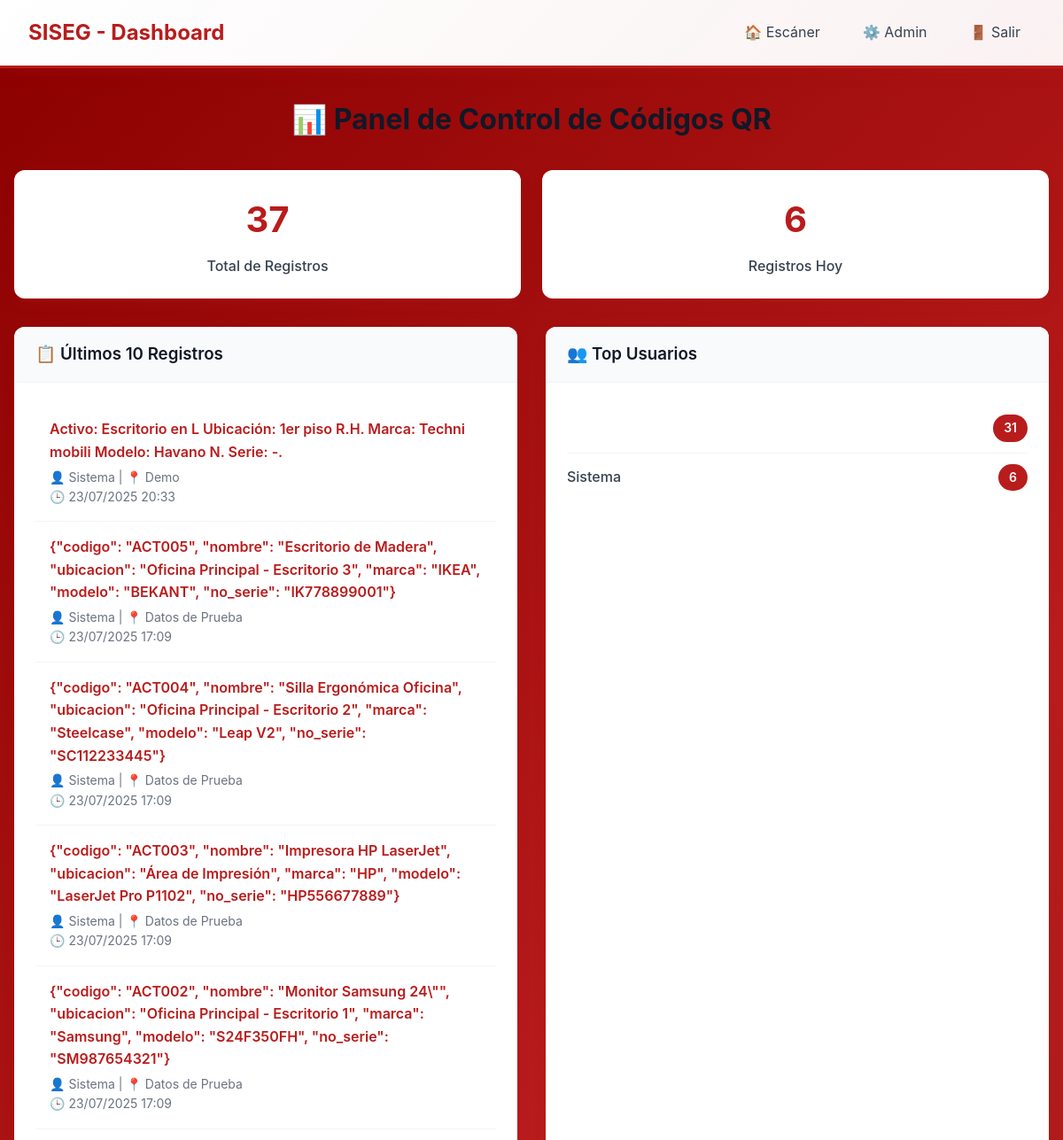
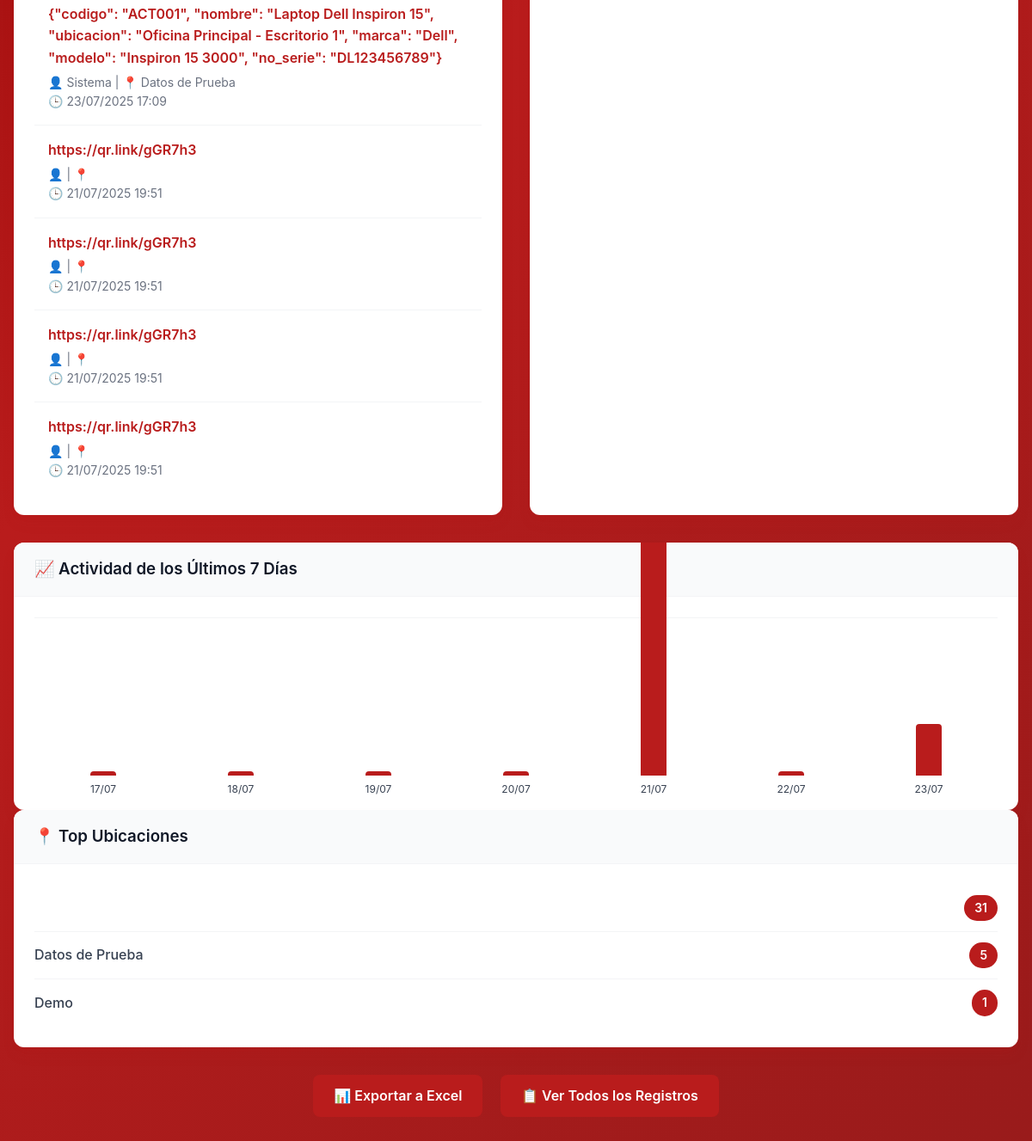
Page /dashboard/ (signed in) on the earlier database version (2 pictures, top to bottom).
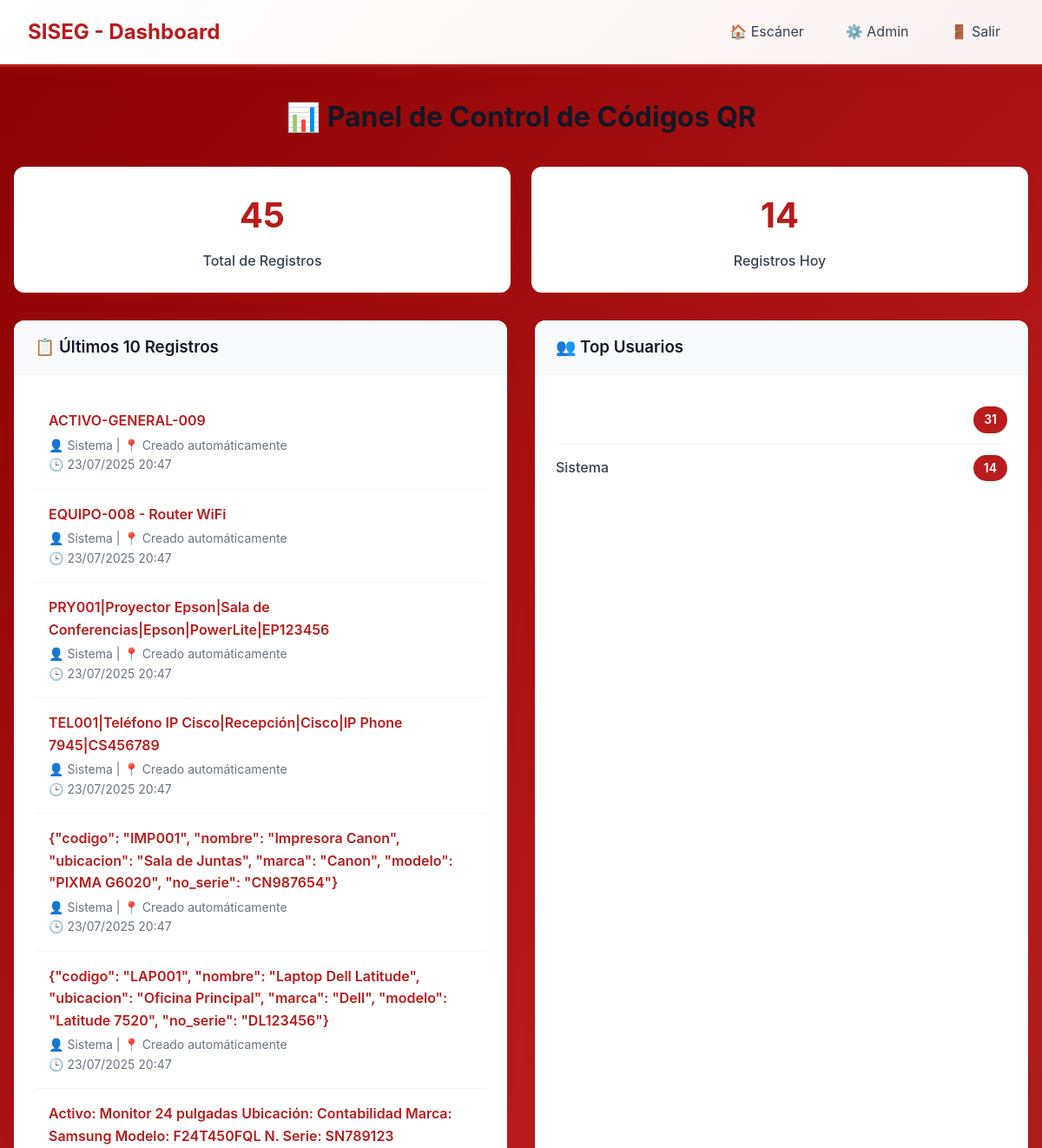
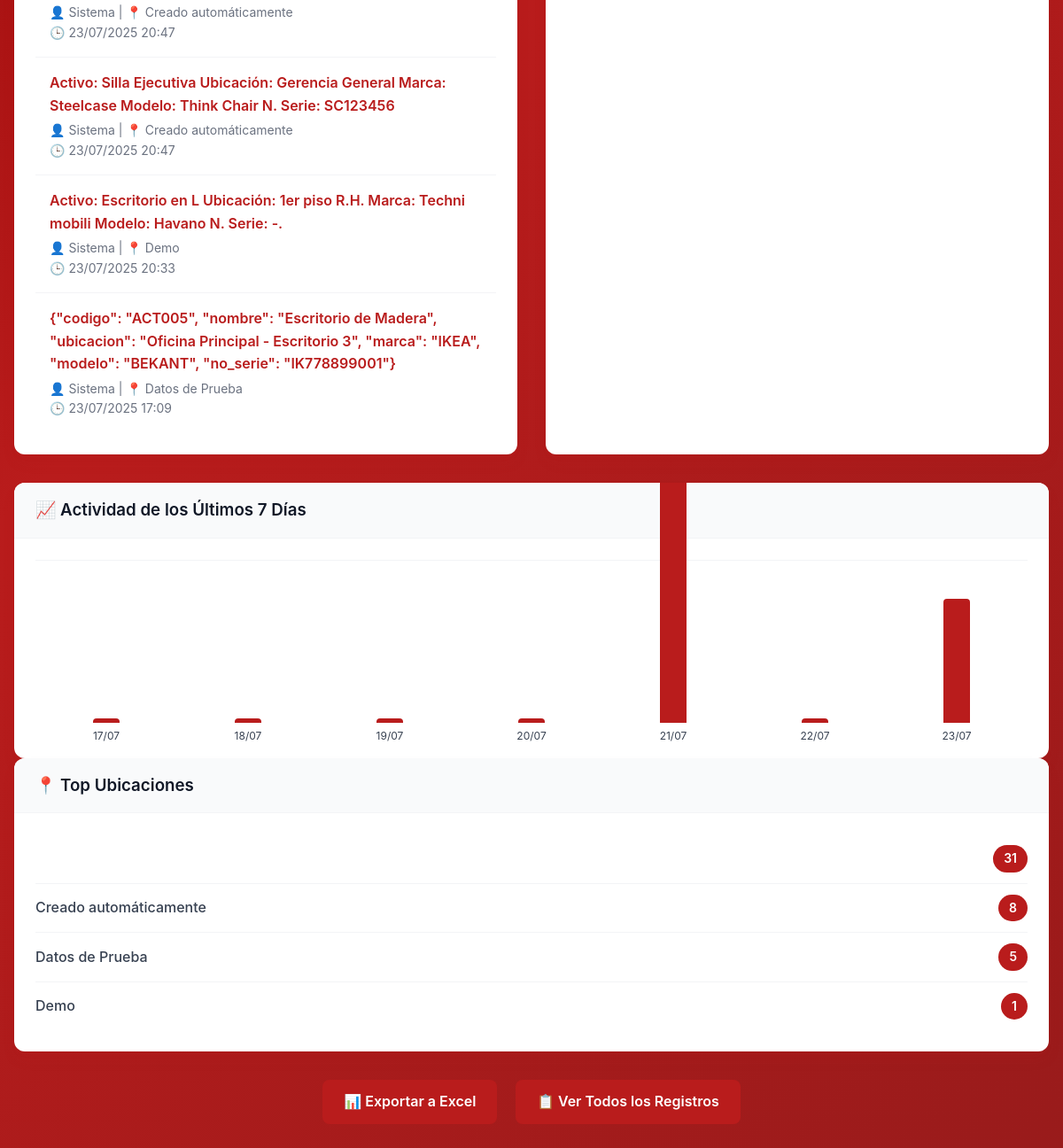
Same page on the later database version (2 pictures, top to bottom).
### pagTickets/models.py (models this page shows, shortened)
class RegistroQR(models.Model):
    codigo = models.CharField(max_length=255, verbose_name="Código QR")
    fecha_registro = models.DateTimeField(auto_now_add=True, verbose_name="Fecha de registro")
    usuario = models.CharField(max_length=100, blank=True, verbose_name="Usuario")
    ubicacion = models.CharField(max_length=200, blank=True, verbose_name="Ubicación")
    notas = models.TextField(blank=True, verbose_name="Notas")
    class Meta:
        verbose_name = "Registro QR"
        verbose_name_plural = "Registros QR"
        ordering = ['-fecha_registro']

### pagTickets/views.py (the view)
# urls.py: path('dashboard/', views.dashboard, name='dashboard'),
@login_required
def dashboard(request):
    total_registros = RegistroQR.objects.count()
    hoy = timezone.now().date()
    registros_hoy = RegistroQR.objects.filter(fecha_registro__date=hoy).count()
    ultimos_registros = RegistroQR.objects.order_by('-fecha_registro')[:10]
    usuarios_top = RegistroQR.objects.values('usuario').annotate(
        total=Count('id')
    ).order_by('-total')[:5]
    ubicaciones_top = RegistroQR.objects.values('ubicacion').annotate(
        total=Count('id')
    ).order_by('-total')[:5]
    desde_7_dias = timezone.now() - datetime.timedelta(days=7)
    registros_7_dias = []
    for i in range(7):
        fecha = hoy - datetime.timedelta(days=i)
        count = RegistroQR.objects.filter(fecha_registro__date=fecha).count()
        registros_7_dias.append({
            'fecha': fecha.strftime('%d/%m'),
            'cantidad': count
        })
    registros_7_dias.reverse()
    context = {
        'total_registros': total_registros,
        'registros_hoy': registros_hoy,
        'ultimos_registros': ultimos_registros,
        'usuarios_top': usuarios_top,
        'ubicaciones_top': ubicaciones_top,
        'registros_7_dias': registros_7_dias,
    }
    return render(request, 'dashboard.html', context)

### pagTickets/templates/dashboard.html (shortened to what this page needs)
<!DOCTYPE html>
<html lang="es">
<head>
</head>
<body>
    <div class="header">
        <div class="logo">SISEG - Dashboard</div>
        <div class="nav-links">
            <a href="{% url 'index' %}">🏠 Escáner</a>
            <a href="{% url 'admin:index' %}">⚙️ Admin</a>
            <a href="{% url 'logout' %}">🚪 Salir</a>
        </div>
    </div>
    <div class="container">
        <h1 class="dashboard-title">📊 Panel de Control de Códigos QR</h1>
        <div class="stats-grid">
            <div class="stat-card">
                <div class="stat-number">{{ total_registros }}</div>
                <div class="stat-label">Total de Registros</div>
            </div>
            <div class="stat-card">
                <div class="stat-number">{{ registros_hoy }}</div>
                <div class="stat-label">Registros Hoy</div>
            </div>
        </div>
        <div class="content-grid">
            <div class="card">
                <div class="card-header">
                    <h3 class="card-title">📋 Últimos 10 Registros</h3>
                </div>
                <div class="card-content">
                    {% for registro in ultimos_registros %}
                        <div class="registro-item">
                            <div class="registro-codigo">{{ registro.codigo }}</div>
                            <div class="registro-meta">
                                👤 {{ registro.usuario }} | 📍 {{ registro.ubicacion }}<br>
                                🕒 {{ registro.fecha_registro|date:"d/m/Y H:i" }}
                            </div>
                        </div>
                    {% empty %}
                        <p>No hay registros aún</p>
                    {% endfor %}
                </div>
            </div>
            <div class="card">
                <div class="card-header">
                    <h3 class="card-title">👥 Top Usuarios</h3>
                </div>
                <div class="card-content">
                    {% for usuario in usuarios_top %}
                        <div class="top-item">
                            <span class="top-name">{{ usuario.usuario }}</span>
                            <span class="top-count">{{ usuario.total }}</span>
                        </div>
                    {% empty %}
                        <p>No hay datos de usuarios</p>
                    {% endfor %}
                </div>
            </div>
        </div>
        <div class="card">
            <div class="card-header">
                <h3 class="card-title">📈 Actividad de los Últimos 7 Días</h3>
            </div>
            <div class="card-content">
                <div class="chart-container">
                    {% for dia in registros_7_dias %}
                        <div class="chart-bar" style="height: {% if dia.cantidad %}{{ dia.cantidad|floatformat:0 }}0{% else %}5{% endif %}px;" title="{{ dia.fecha }}: {{ dia.cantidad }} registros">
                            <div class="chart-label">{{ dia.fecha }}</div>
                        </div>
                    {% endfor %}
                </div>
            </div>
        </div>
        <div class="card">
            <div class="card-header">
                <h3 class="card-title">📍 Top Ubicaciones</h3>
            </div>
            <div class="card-content">
                {% for ubicacion in ubicaciones_top %}
                    <div class="top-item">
                        <span class="top-name">{{ ubicacion.ubicacion }}</span>
                        <span class="top-count">{{ ubicacion.total }}</span>
                    </div>
                {% empty %}
                    <p>No hay datos de ubicaciones</p>
                {% endfor %}
            </div>
        </div>
        <div class="actions">
            <a href="{% url 'exportar_excel' %}" class="btn">📊 Exportar a Excel</a>
            <a href="{% url 'admin:pagTickets_registroqr_changelist' %}" class="btn">📋 Ver Todos los Registros</a>
        </div>
    </div>
</body>
</html>

Differences in the rows shown:
no longer on this page (row unchanged): RegistroQR: codigo "{\"codigo\": \"ACT004\", \"nombre\": \"Silla Ergonómica Oficina\", \"ubicacion\": \"Oficina Principal - Escritorio 2\", \"marca\": \"Steelcase\", \"modelo\": \"Leap V2\", \"no_serie\": \"SC112233445\"}", usuario "Sistema", ubicacion "Datos de Prueba", fecha_registro "23/07/2025 17:09"
no longer on this page (row unchanged): RegistroQR: codigo "{\"codigo\": \"ACT003\", \"nombre\": \"Impresora HP LaserJet\", \"ubicacion\": \"Área de Impresión\", \"marca\": \"HP\", \"modelo\": \"LaserJet Pro P1102\", \"no_serie\": \"HP556677889\"}", usuario "Sistema", ubicacion "Datos de Prueba", fecha_registro "23/07/2025 17:09"
no longer on this page (row unchanged): RegistroQR: codigo "{\"codigo\": \"ACT002\", \"nombre\": \"Monitor Samsung 24\\\"\", \"ubicacion\": \"Oficina Principal - Escritorio 1\", \"marca\": \"Samsung\", \"modelo\": \"S24F350FH\", \"no_serie\": \"SM987654321\"}", usuario "Sistema", ubicacion "Datos de Prueba", fecha_registro "23/07/2025 17:09"
no longer on this page (row unchanged): RegistroQR: codigo "{\"codigo\": \"ACT001\", \"nombre\": \"Laptop Dell Inspiron 15\", \"ubicacion\": \"Oficina Principal - Escritorio 1\", \"marca\": \"Dell\", \"modelo\": \"Inspiron 15 3000\", \"no_serie\": \"DL123456789\"}", usuario "Sistema", ubicacion "Datos de Prueba", fecha_registro "23/07/2025 17:09"
no longer on this page (row unchanged): RegistroQR: codigo "https://qr.link/gGR7h3", fecha_registro "21/07/2025 19:51"
no longer on this page (row unchanged): RegistroQR: codigo "https://qr.link/gGR7h3", fecha_registro "21/07/2025 19:51"
no longer on this page (row unchanged): RegistroQR: codigo "https://qr.link/gGR7h3", fecha_registro "21/07/2025 19:51"
no longer on this page (row unchanged): RegistroQR: codigo "https://qr.link/gGR7h3", fecha_registro "21/07/2025 19:51"
added RegistroQR: codigo "ACTIVO-GENERAL-009", usuario "Sistema", ubicacion "Creado automáticamente", fecha_registro "23/07/2025 20:47"
added RegistroQR: codigo "EQUIPO-008 - Router WiFi", usuario "Sistema", ubicacion "Creado automáticamente", fecha_registro "23/07/2025 20:47"
added RegistroQR: codigo "PRY001|Proyector Epson|Sala de Conferencias|Epson|PowerLite|EP123456", usuario "Sistema", ubicacion "Creado automáticamente", fecha_registro "23/07/2025 20:47"
added RegistroQR: codigo "TEL001|Teléfono IP Cisco|Recepción|Cisco|IP Phone 7945|CS456789", usuario "Sistema", ubicacion "Creado automáticamente", fecha_registro "23/07/2025 20:47"
added RegistroQR: codigo "{\"codigo\": \"IMP001\", \"nombre\": \"Impresora Canon\", \"ubicacion\": \"Sala de Juntas\", \"marca\": \"Canon\", \"modelo\": \"PIXMA G6020\", \"no_serie\": \"CN987654\"}", usuario "Sistema", ubicacion "Creado automáticamente", fecha_registro "23/07/2025 20:47"
added RegistroQR: codigo "{\"codigo\": \"LAP001\", \"nombre\": \"Laptop Dell Latitude\", \"ubicacion\": \"Oficina Principal\", \"marca\": \"Dell\", \"modelo\": \"Latitude 7520\", \"no_serie\": \"DL123456\"}", usuario "Sistema", ubicacion "Creado automáticamente", fecha_registro "23/07/2025 20:47"
added RegistroQR: codigo "Activo: Monitor 24 pulgadas Ubicación: Contabilidad Marca: Samsung Modelo: F24T450FQL N. Serie: SN789123", usuario "Sistema", ubicacion "Creado automáticamente", fecha_registro "23/07/2025 20:47"
added RegistroQR: codigo "Activo: Silla Ejecutiva Ubicación: Gerencia General Marca: Steelcase Modelo: Think Chair N. Serie: SC123456", usuario "Sistema", ubicacion "Creado automáticamente", fecha_registro "23/07/2025 20:47"
Other differences:
{{ total_registros }}: "37" → "45"
{{ registros_hoy }}: "6" → "14"
{{ dia.cantidad|floatformat:0 }}: 6 → 14 (drawn)
new list line: "Sistema 14"
new list line: "Creado automáticamente 8"
list line gone: "Sistema 6"
